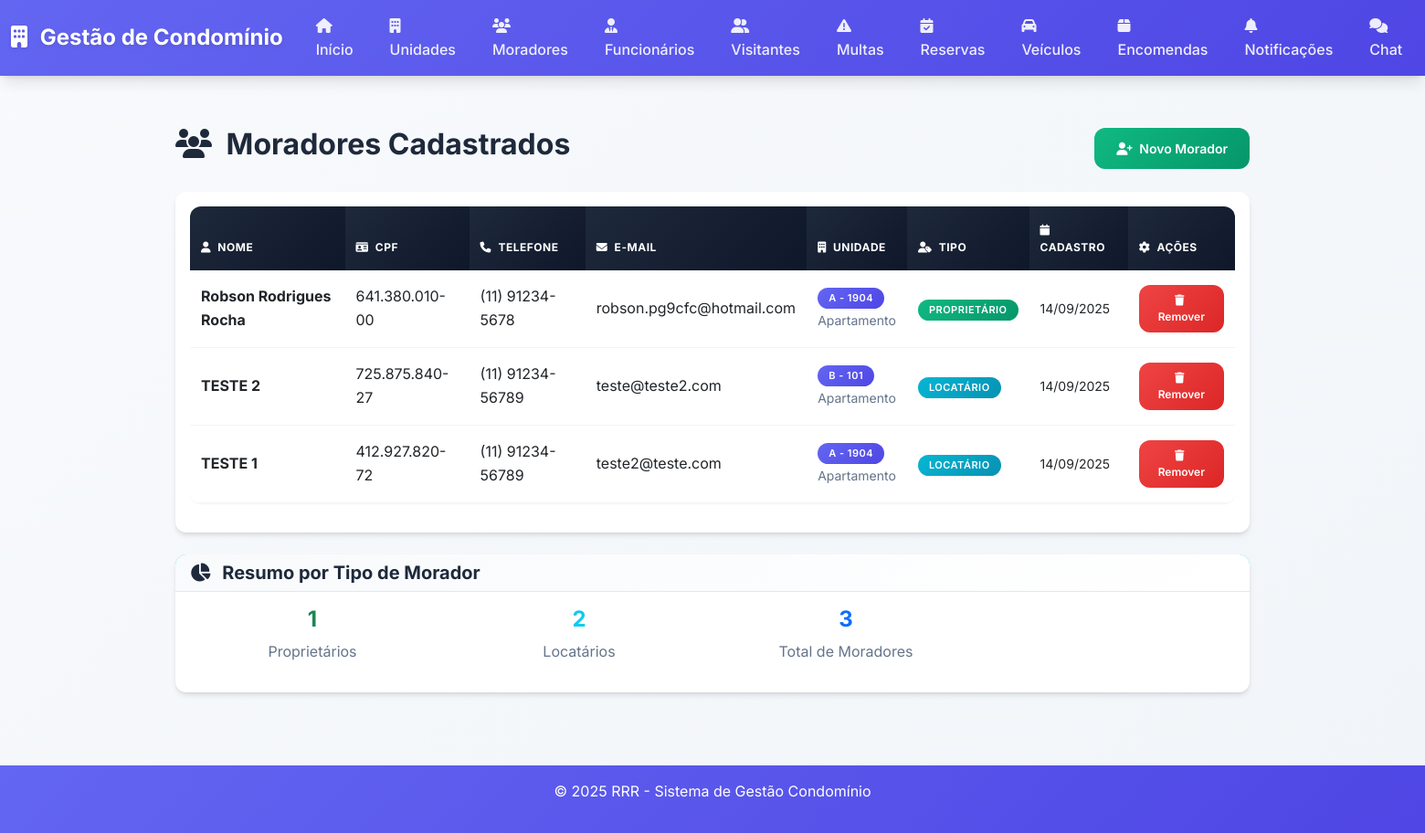
Screenshot of /moradores (signed in) with the database file from the repository.
### app.py (models this page shows)
class Morador(db.Model):
    id = db.Column(db.Integer, primary_key=True)
    nome = db.Column(db.String(100), nullable=False)
    cpf = db.Column(db.String(14), nullable=False, unique=True)
    telefone = db.Column(db.String(15), nullable=False)
    email = db.Column(db.String(100), nullable=False)
    tipo = db.Column(db.String(20), nullable=False)
    unidade_id = db.Column(db.Integer, db.ForeignKey('unidade.id'), nullable=False)
    data_cadastro = db.Column(db.DateTime, default=datetime.utcnow)
    reservas = db.relationship('Reserva', backref='morador', lazy=True)
    notificacoes = db.relationship('Notificacao', backref='morador', lazy=True)
    veiculos = db.relationship('Veiculo', backref='morador', lazy=True)

class Unidade(db.Model):
    id = db.Column(db.Integer, primary_key=True)
    numero = db.Column(db.String(10), nullable=False, unique=True)
    bloco = db.Column(db.String(10), nullable=False)
    tipo = db.Column(db.String(20), nullable=False)
    vagas_garagem = db.Column(db.Integer, default=0)
    data_cadastro = db.Column(db.DateTime, default=datetime.utcnow)
    moradores = db.relationship('Morador', backref='unidade', lazy=True)

### app.py (the view)
@app.route('/moradores')
def listar_moradores():
    moradores = Morador.query.join(Unidade).all()
    return render_template('moradores.html', moradores=moradores)

### templates/moradores.html (shortened to what this page needs)
{% extends "base.html" %}
{% block content %}
<div class="row">
    <div class="col-12">
        <div class="d-flex justify-content-between align-items-center mb-4">
            <h2>
                <i class="fas fa-users me-2"></i>
                Moradores Cadastrados
            </h2>
            <a href="{{ url_for('cadastrar_morador') }}" class="btn btn-success">
                <i class="fas fa-user-plus me-1"></i>
                Novo Morador
            </a>
        </div>
        {% if moradores %}
            <div class="card">
                <div class="card-body">
                    <div class="table-responsive">
                        <table class="table table-hover">
                            <thead class="table-dark">
                                <tr>
                                    <th>
                                        <i class="fas fa-user me-1"></i>
                                        Nome
                                    </th>
                                    <th>
                                        <i class="fas fa-id-card me-1"></i>
                                        CPF
                                    </th>
                                    <th>
                                        <i class="fas fa-phone me-1"></i>
                                        Telefone
                                    </th>
                                    <th>
                                        <i class="fas fa-envelope me-1"></i>
                                        E-mail
                                    </th>
                                    <th>
                                        <i class="fas fa-building me-1"></i>
                                        Unidade
                                    </th>
                                    <th>
                                        <i class="fas fa-user-tag me-1"></i>
                                        Tipo
                                    </th>
                                    <th>
                                        <i class="fas fa-calendar me-1"></i>
                                        Cadastro
                                    </th>
                                    <th>
                                        <i class="fas fa-cog me-1"></i>
                                        Ações
                                    </th>
                                </tr>
                            </thead>
                            <tbody>
                                {% for morador in moradores %}
                                <tr>
                                    <td>
                                        <strong>{{ morador.nome }}</strong>
                                    </td>
                                    <td>{{ morador.cpf }}</td>
                                    <td>{{ morador.telefone }}</td>
                                    <td>{{ morador.email }}</td>
                                    <td>
                                        <span class="badge bg-primary">
                                            {{ morador.unidade.bloco }} - {{ morador.unidade.numero }}
                                        </span>
                                        <br>
                                        <small class="text-muted">{{ morador.unidade.tipo }}</small>
                                    </td>
                                    <td>
                                        {% if morador.tipo == 'Proprietário' %}
                                            <span class="badge bg-success">{{ morador.tipo }}</span>
                                        {% elif morador.tipo == 'Locatário' %}
                                            <span class="badge bg-info">{{ morador.tipo }}</span>
                                        {% elif morador.tipo == 'Síndico' %}
                                            <span class="badge bg-warning">{{ morador.tipo }}</span>
                                        {% else %}
                                            <span class="badge bg-secondary">{{ morador.tipo }}</span>
                                        {% endif %}
                                    </td>
                                    <td>
                                        <small>{{ morador.data_cadastro.strftime('%d/%m/%Y') }}</small>
                                    </td>
                                    <td>
                                        <form method="POST" action="{{ url_for('deletar_morador', morador_id=morador.id) }}" style="display: inline;" onsubmit="return confirmDelete('morador')">
                                            <button type="submit" class="btn btn-danger btn-sm">
                                                <i class="fas fa-trash me-1"></i>
                                                Remover
                                            </button>
                                        </form>
                                    </td>
                                </tr>
                                {% endfor %}
                            </tbody>
                        </table>
                    </div>
                </div>
            </div>
            <div class="row mt-4">
                <div class="col-12">
                    <div class="card">
                        <div class="card-header bg-info text-white">
                            <h5 class="mb-0">
                                <i class="fas fa-chart-pie me-2"></i>
                                Resumo por Tipo de Morador
                            </h5>
                        </div>
                        <div class="card-body">
                            <div class="row text-center">
                                <div class="col-md-3">
                                    <h4 class="text-success">{{ moradores|selectattr('tipo', 'equalto', 'Proprietário')|list|length }}</h4>
                                    <p class="text-muted">Proprietários</p>
                                </div>
                                <div class="col-md-3">
                                    <h4 class="text-info">{{ moradores|selectattr('tipo', 'equalto', 'Locatário')|list|length }}</h4>
                                    <p class="text-muted">Locatários</p>
                                </div>
                                <div class="col-md-3">
                                    <h4 class="text-primary">{{ moradores|length }}</h4>
                                    <p class="text-muted">Total de Moradores</p>
                                </div>
                            </div>
                        </div>
                    </div>
                </div>
            </div>
        {% endif %}
    </div>
</div>
{% endblock %}

### static/css/style.css (style rules this page uses)
:root { --primary-color: #6366f1; --primary-dark: #4f46e5; --success-color: #10b981; --success-dark: #059669; --info-color: #06b6d4; --warning-color: #f59e0b; --danger-color: #ef4444; --danger-dark: #dc2626; --light-color: #f8fafc; --dark-color: #1e293b; --gray-50: #f8fafc; --gray-100: #f1f5f9; --gray-200: #e2e8f0; --gray-300: #cbd5e1; --gray-400: #94a3b8; --gray-500: #64748b; --gray-600: #475569; --gray-700: #334155; --gray-800: #1e293b; --gray-900: #0f172a; --shadow-sm: 0 1px 2px 0 rgb(0 0 0 / 0.05); --shadow-md: 0 4px 6px -1px rgb(0 0 0 / 0.1), 0 2px 4px -2px rgb(0 0 0 / 0.1); --shadow-lg: 0 10px 15px -3px rgb(0 0 0 / 0.1), 0 4px 6px -4px rgb(0 0 0 / 0.1); --shadow-xl: 0 20px 25px -5px rgb(0 0 0 / 0.1), 0 8px 10px -6px rgb(0 0 0 / 0.1); --border-radius: 12px; --border-radius-lg: 16px; }
* { box-sizing: border-box; }
body { font-family: 'Inter', -apple-system, BlinkMacSystemFont, 'Segoe UI', Roboto, sans-serif; background: linear-gradient(135deg, var(--gray-50) 0%, var(--gray-100) 100%); color: var(--gray-800); line-height: 1.6; min-height: 100vh; }
.card { border: none; border-radius: var(--border-radius); box-shadow: var(--shadow-md); transition: all 0.3s cubic-bezier(0.4, 0, 0.2, 1); background: white; overflow: hidden; }
.btn { border-radius: var(--border-radius); font-weight: 600; padding: 12px 24px; font-size: 14px; transition: all 0.3s cubic-bezier(0.4, 0, 0.2, 1); border: none; position: relative; overflow: hidden; }
.btn::before { content: ''; position: absolute; top: 0; left: -100%; width: 100%; height: 100%; background: linear-gradient(90deg, transparent, rgba(255,255,255,0.2), transparent); transition: left 0.5s; }
.btn-success { background: linear-gradient(135deg, var(--success-color) 0%, var(--success-dark) 100%); }
.btn-danger { background: linear-gradient(135deg, var(--danger-color) 0%, var(--danger-dark) 100%); }
.table { border-radius: var(--border-radius); overflow: hidden; box-shadow: var(--shadow-sm); background: white; }
.table thead th { border: none; font-weight: 700; text-transform: uppercase; font-size: 12px; letter-spacing: 0.5px; background: linear-gradient(135deg, var(--gray-800) 0%, var(--gray-900) 100%); color: white; padding: 16px 12px; }
.table tbody tr { transition: all 0.3s ease; border-bottom: 1px solid var(--gray-100); }
.table tbody td { padding: 16px 12px; vertical-align: middle; }
.badge { font-size: 11px; font-weight: 600; padding: 6px 12px; border-radius: 20px; text-transform: uppercase; letter-spacing: 0.5px; }
.badge.bg-primary { background: linear-gradient(135deg, var(--primary-color) 0%, var(--primary-dark) 100%) !important; }
.badge.bg-success { background: linear-gradient(135deg, var(--success-color) 0%, var(--success-dark) 100%) !important; }
.badge.bg-info { background: linear-gradient(135deg, var(--info-color) 0%, #0891b2 100%) !important; }
.card { animation: fadeIn 0.6s cubic-bezier(0.4, 0, 0.2, 1); }
.card-header { background: linear-gradient(135deg, var(--gray-50) 0%, white 100%); border-bottom: 1px solid var(--gray-200); font-weight: 700; }
.btn-sm { padding: 8px 16px; font-size: 12px; }
.text-muted { color: var(--gray-500) !important; }
h1, h2, h3, h4, h5, h6 { color: var(--gray-800); font-weight: 700; }

### rows the page displays
Morador: nome "Robson Rodrigues Rocha", cpf "641.380.010-00", telefone "(11) 91234-5678", email "robson.pg9cfc@hotmail.com", unidade.bloco "A", unidade.numero "1904", unidade.tipo "Apartamento", tipo "PROPRIETÁRIO", data_cadastro "14/09/2025"
Morador: nome "TESTE 2", cpf "725.875.840-27", telefone "(11) 91234-56789", email "teste@teste2.com", unidade.bloco "B", unidade.numero "101", unidade.tipo "Apartamento", tipo "LOCATÁRIO", data_cadastro "14/09/2025"
Morador: nome "TESTE 1", cpf "412.927.820-72", telefone "(11) 91234-56789", email "teste2@teste.com", unidade.bloco "A", unidade.numero "1904", unidade.tipo "Apartamento", tipo "LOCATÁRIO", data_cadastro "14/09/2025"

### other values shown
{{ moradores|selectattr('tipo', 'equalto', 'Proprietário')|list|length }} "1"
{{ moradores|selectattr('tipo', 'equalto', 'Locatário')|list|length }} "2"
{{ moradores|length }} "3"
